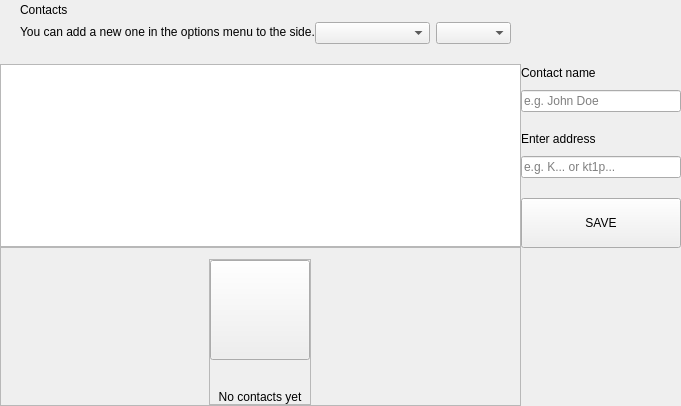
<?xml version="1.0" encoding="UTF-8"?>
<ui version="4.0">
 <class>AddressesWidget</class>
 <widget class="QWidget" name="AddressesWidget">
  <property name="geometry">
   <rect>
    <x>0</x>
    <y>0</y>
    <width>629</width>
    <height>406</height>
   </rect>
  </property>
  <property name="windowTitle">
   <string>Form</string>
  </property>
  <layout class="QHBoxLayout" name="horizontalLayout_2" stretch="2,1">
   <property name="spacing">
    <number>0</number>
   </property>
   <property name="leftMargin">
    <number>0</number>
   </property>
   <property name="topMargin">
    <number>0</number>
   </property>
   <property name="rightMargin">
    <number>0</number>
   </property>
   <property name="bottomMargin">
    <number>0</number>
   </property>
   <item>
    <widget class="QWidget" name="left" native="true">
     <layout class="QVBoxLayout" name="verticalLayout_3">
      <property name="leftMargin">
       <number>0</number>
      </property>
      <property name="topMargin">
       <number>0</number>
      </property>
      <property name="rightMargin">
       <number>0</number>
      </property>
      <property name="bottomMargin">
       <number>0</number>
      </property>
      <item>
       <layout class="QVBoxLayout" name="verticalLayout_21">
        <property name="spacing">
         <number>0</number>
        </property>
        <item>
         <layout class="QHBoxLayout" name="horizontalLayout_3">
          <property name="spacing">
           <number>0</number>
          </property>
          <property name="leftMargin">
           <number>20</number>
          </property>
          <property name="rightMargin">
           <number>10</number>
          </property>
          <item>
           <layout class="QVBoxLayout" name="verticalLayout_8">
            <property name="spacing">
             <number>5</number>
            </property>
            <item>
             <widget class="QLabel" name="labelTitle">
              <property name="text">
               <string>Contacts</string>
              </property>
             </widget>
            </item>
            <item alignment="Qt::AlignTop">
             <widget class="QLabel" name="labelSubtitle1">
              <property name="text">
               <string>You can add a new one in the options menu to the side.</string>
              </property>
             </widget>
            </item>
           </layout>
          </item>
          <item>
           <spacer name="horizontalSpacer11">
            <property name="orientation">
             <enum>Qt::Horizontal</enum>
            </property>
            <property name="sizeHint" stdset="0">
             <size>
              <width>60</width>
              <height>20</height>
             </size>
            </property>
           </spacer>
          </item>
          <item>
           <widget class="QWidget" name="sortWidget" native="true">
            <layout class="QHBoxLayout" name="horizontalLayout_6">
             <property name="leftMargin">
              <number>0</number>
             </property>
             <property name="topMargin">
              <number>22</number>
             </property>
             <property name="rightMargin">
              <number>0</number>
             </property>
             <property name="bottomMargin">
              <number>0</number>
             </property>
             <item>
              <widget class="QComboBox" name="comboBoxSort">
               <property name="sizePolicy">
                <sizepolicy hsizetype="Preferred" vsizetype="Fixed">
                 <horstretch>0</horstretch>
                 <verstretch>0</verstretch>
                </sizepolicy>
               </property>
               <property name="minimumSize">
                <size>
                 <width>115</width>
                 <height>0</height>
                </size>
               </property>
              </widget>
             </item>
             <item>
              <widget class="QComboBox" name="comboBoxSortOrder">
               <property name="sizePolicy">
                <sizepolicy hsizetype="Preferred" vsizetype="Fixed">
                 <horstretch>0</horstretch>
                 <verstretch>0</verstretch>
                </sizepolicy>
               </property>
               <property name="minimumSize">
                <size>
                 <width>75</width>
                 <height>0</height>
                </size>
               </property>
              </widget>
             </item>
            </layout>
           </widget>
          </item>
         </layout>
        </item>
        <item>
         <layout class="QVBoxLayout" name="verticalLayout_6"/>
        </item>
        <item>
         <spacer name="verticalSpacer_4">
          <property name="orientation">
           <enum>Qt::Vertical</enum>
          </property>
          <property name="sizeType">
           <enum>QSizePolicy::Fixed</enum>
          </property>
          <property name="sizeHint" stdset="0">
           <size>
            <width>20</width>
            <height>20</height>
           </size>
          </property>
         </spacer>
        </item>
        <item>
         <widget class="QListView" name="listAddresses">
          <property name="mouseTracking">
           <bool>true</bool>
          </property>
         </widget>
        </item>
        <item>
         <widget class="QFrame" name="emptyContainer">
          <property name="minimumSize">
           <size>
            <width>0</width>
            <height>100</height>
           </size>
          </property>
          <property name="frameShape">
           <enum>QFrame::StyledPanel</enum>
          </property>
          <property name="frameShadow">
           <enum>QFrame::Raised</enum>
          </property>
          <layout class="QVBoxLayout" name="verticalLayout_7" stretch="1,8">
           <property name="spacing">
            <number>0</number>
           </property>
           <property name="leftMargin">
            <number>0</number>
           </property>
           <property name="topMargin">
            <number>0</number>
           </property>
           <property name="rightMargin">
            <number>0</number>
           </property>
           <property name="bottomMargin">
            <number>0</number>
           </property>
           <item>
            <spacer name="verticalSpacer">
             <property name="orientation">
              <enum>Qt::Vertical</enum>
             </property>
             <property name="sizeHint" stdset="0">
              <size>
               <width>20</width>
               <height>20</height>
              </size>
             </property>
            </spacer>
           </item>
           <item alignment="Qt::AlignHCenter|Qt::AlignVCenter">
            <widget class="QFrame" name="emptyScreen">
             <property name="sizePolicy">
              <sizepolicy hsizetype="Expanding" vsizetype="Expanding">
               <horstretch>0</horstretch>
               <verstretch>0</verstretch>
              </sizepolicy>
             </property>
             <property name="frameShape">
              <enum>QFrame::StyledPanel</enum>
             </property>
             <property name="frameShadow">
              <enum>QFrame::Raised</enum>
             </property>
             <layout class="QVBoxLayout" name="verticalLayout">
              <property name="spacing">
               <number>30</number>
              </property>
              <property name="leftMargin">
               <number>0</number>
              </property>
              <property name="topMargin">
               <number>0</number>
              </property>
              <property name="rightMargin">
               <number>0</number>
              </property>
              <property name="bottomMargin">
               <number>0</number>
              </property>
              <item alignment="Qt::AlignHCenter|Qt::AlignVCenter">
               <widget class="QPushButton" name="pushImgEmpty">
                <property name="minimumSize">
                 <size>
                  <width>100</width>
                  <height>100</height>
                 </size>
                </property>
                <property name="maximumSize">
                 <size>
                  <width>100</width>
                  <height>100</height>
                 </size>
                </property>
                <property name="focusPolicy">
                 <enum>Qt::NoFocus</enum>
                </property>
                <property name="text">
                 <string/>
                </property>
                <property name="iconSize">
                 <size>
                  <width>100</width>
                  <height>100</height>
                 </size>
                </property>
               </widget>
              </item>
              <item alignment="Qt::AlignHCenter|Qt::AlignVCenter">
               <widget class="QLabel" name="labelEmpty">
                <property name="styleSheet">
                 <string notr="true"/>
                </property>
                <property name="text">
                 <string>No contacts yet</string>
                </property>
                <property name="alignment">
                 <set>Qt::AlignCenter</set>
                </property>
               </widget>
              </item>
             </layout>
            </widget>
           </item>
          </layout>
         </widget>
        </item>
       </layout>
      </item>
     </layout>
    </widget>
   </item>
   <item>
    <widget class="QWidget" name="right" native="true">
     <layout class="QVBoxLayout" name="verticalLayout_5">
      <property name="leftMargin">
       <number>0</number>
      </property>
      <property name="topMargin">
       <number>0</number>
      </property>
      <property name="rightMargin">
       <number>0</number>
      </property>
      <property name="bottomMargin">
       <number>0</number>
      </property>
      <item>
       <layout class="QVBoxLayout" name="verticalLayout_4">
        <property name="spacing">
         <number>6</number>
        </property>
        <item>
         <widget class="OptionButton" name="btnAddContact" native="true">
          <property name="minimumSize">
           <size>
            <width>0</width>
            <height>50</height>
           </size>
          </property>
         </widget>
        </item>
        <item>
         <widget class="QWidget" name="layoutNewContact" native="true">
          <layout class="QVBoxLayout" name="verticalLayout_71">
           <property name="spacing">
            <number>0</number>
           </property>
           <property name="leftMargin">
            <number>0</number>
           </property>
           <property name="topMargin">
            <number>10</number>
           </property>
           <property name="rightMargin">
            <number>0</number>
           </property>
           <property name="bottomMargin">
            <number>20</number>
           </property>
           <item>
            <layout class="QVBoxLayout" name="verticalLayout11">
             <property name="spacing">
              <number>10</number>
             </property>
             <item>
              <widget class="QLabel" name="labelName">
               <property name="text">
                <string>Contact name</string>
               </property>
              </widget>
             </item>
             <item>
              <widget class="QLineEdit" name="lineEditName">
               <property name="placeholderText">
                <string notr="true">e.g. John Doe</string>
               </property>
              </widget>
             </item>
            </layout>
           </item>
           <item>
            <spacer name="verticalSpacer_3">
             <property name="orientation">
              <enum>Qt::Vertical</enum>
             </property>
             <property name="sizeType">
              <enum>QSizePolicy::Minimum</enum>
             </property>
             <property name="sizeHint" stdset="0">
              <size>
               <width>20</width>
               <height>20</height>
              </size>
             </property>
            </spacer>
           </item>
           <item>
            <layout class="QVBoxLayout" name="verticalLayout_2">
             <property name="spacing">
              <number>10</number>
             </property>
             <item>
              <widget class="QLabel" name="labelAddress">
               <property name="text">
                <string>Enter address</string>
               </property>
              </widget>
             </item>
             <item>
              <widget class="QLineEdit" name="lineEditAddress">
               <property name="placeholderText">
                <string notr="true">e.g. K... or kt1p...</string>
               </property>
              </widget>
             </item>
            </layout>
           </item>
           <item>
            <spacer name="verticalSpacer_2">
             <property name="orientation">
              <enum>Qt::Vertical</enum>
             </property>
             <property name="sizeType">
              <enum>QSizePolicy::Fixed</enum>
             </property>
             <property name="sizeHint" stdset="0">
              <size>
               <width>20</width>
               <height>20</height>
              </size>
             </property>
            </spacer>
           </item>
           <item>
            <layout class="QHBoxLayout" name="horizontalLayout">
             <property name="spacing">
              <number>0</number>
             </property>
             <item>
              <spacer name="horizontalSpacer_3">
               <property name="orientation">
                <enum>Qt::Horizontal</enum>
               </property>
               <property name="sizeHint" stdset="0">
                <size>
                 <width>40</width>
                 <height>20</height>
                </size>
               </property>
              </spacer>
             </item>
             <item>
              <widget class="QPushButton" name="btnSave">
               <property name="minimumSize">
                <size>
                 <width>160</width>
                 <height>50</height>
                </size>
               </property>
               <property name="focusPolicy">
                <enum>Qt::NoFocus</enum>
               </property>
               <property name="text">
                <string>SAVE</string>
               </property>
              </widget>
             </item>
            </layout>
           </item>
          </layout>
         </widget>
        </item>
        <item>
         <spacer name="verticalSpacer_5">
          <property name="orientation">
           <enum>Qt::Vertical</enum>
          </property>
          <property name="sizeHint" stdset="0">
           <size>
            <width>20</width>
            <height>40</height>
           </size>
          </property>
         </spacer>
        </item>
       </layout>
      </item>
     </layout>
    </widget>
   </item>
  </layout>
 </widget>
 <customwidgets>
  <customwidget>
   <class>OptionButton</class>
   <extends>QWidget</extends>
   <header>qt/kristatech/optionbutton.h</header>
   <container>1</container>
  </customwidget>
 </customwidgets>
 <resources/>
 <connections/>
</ui>
